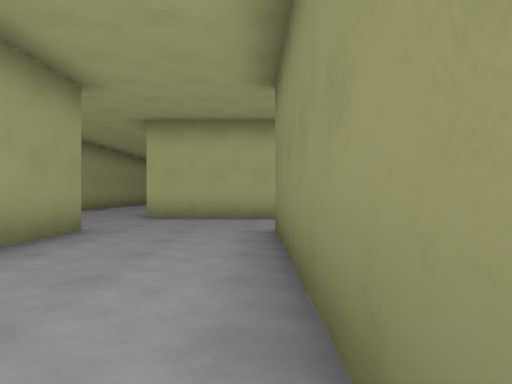
view 1 (above)

24 first-person views from a walk through a Godot game level. The camera is 1.2 m above the floor, looks level and sees 70° across. The floor is counted in squares, 2 m on a side. Each view is taken from the middle of a square. On the plan, view 1 faces up. The plan holds only what a view shows up to about 10 squares ahead; the rest is blank. The place goes on beyond the plan.

view 2
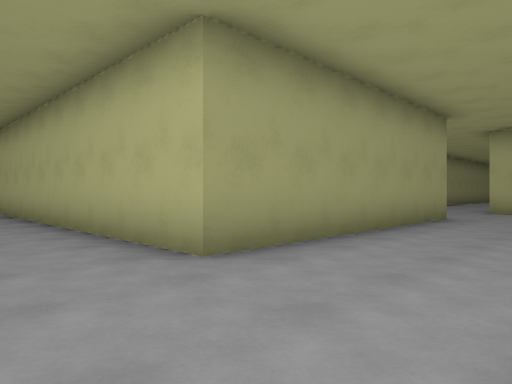

view 3
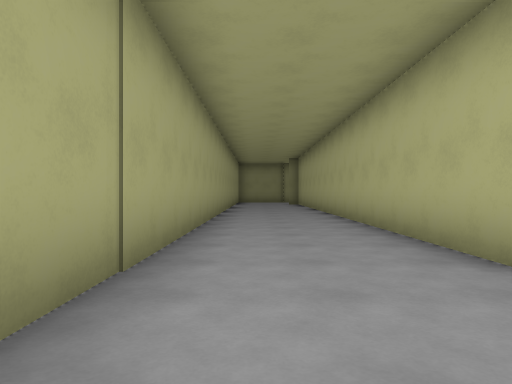

view 4
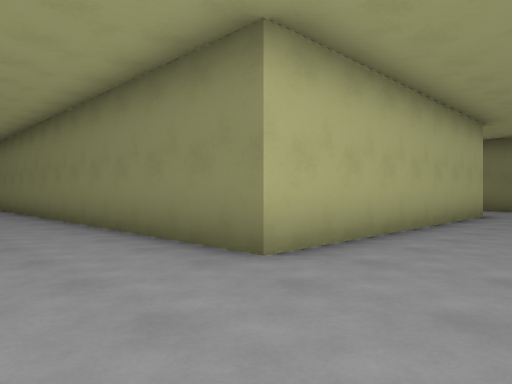

view 5
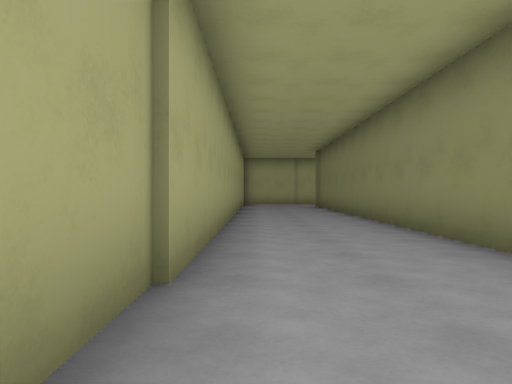

view 6
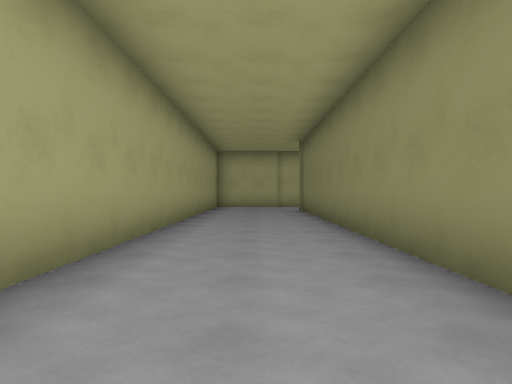

view 7
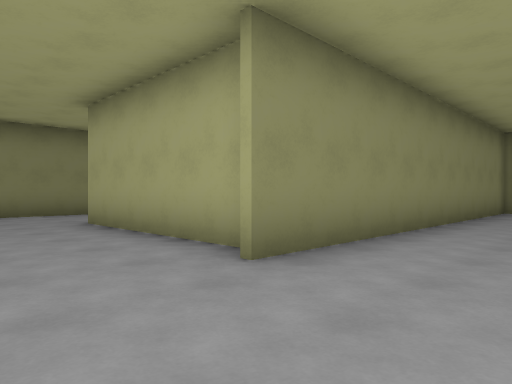

view 8
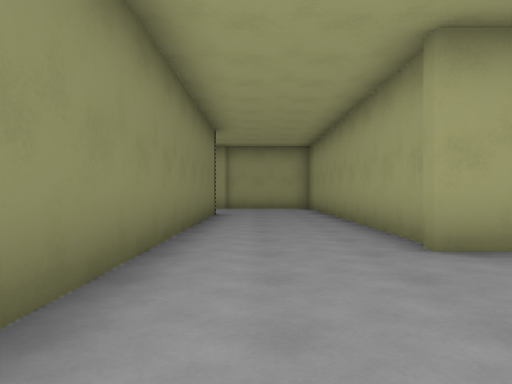

view 9
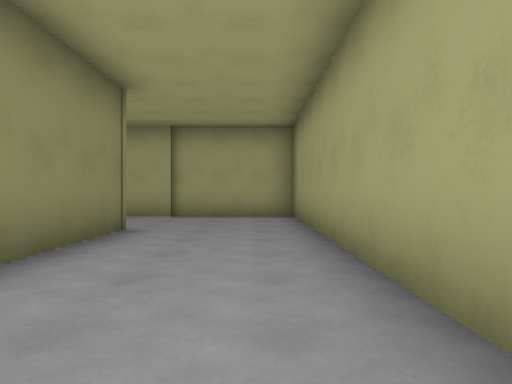

view 10
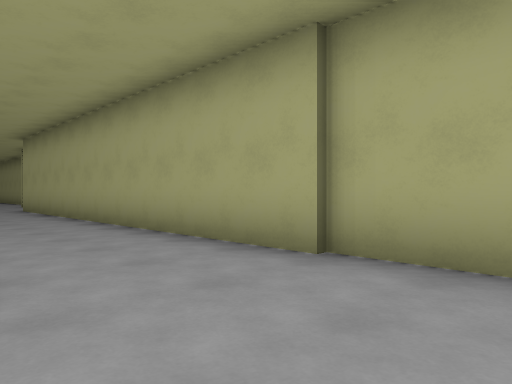

view 11
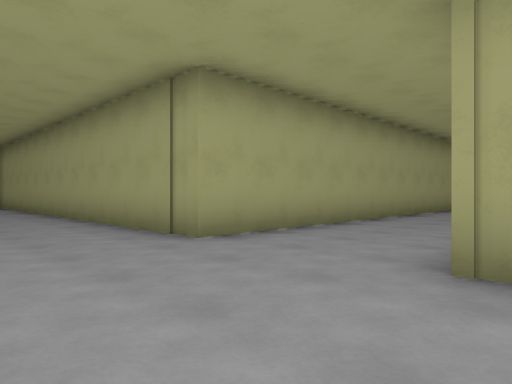

view 12
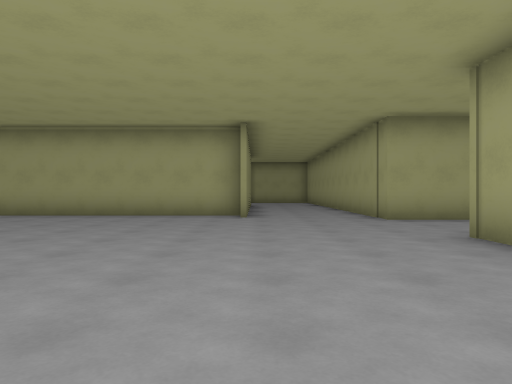

view 13
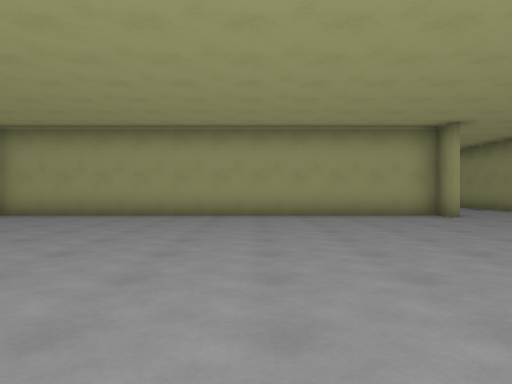

view 14
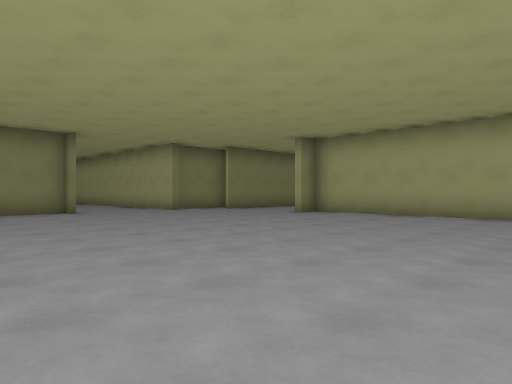

view 15
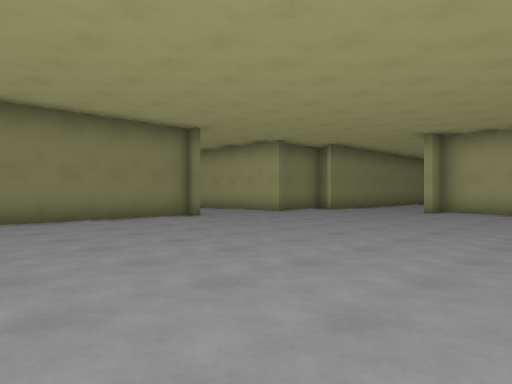

view 16
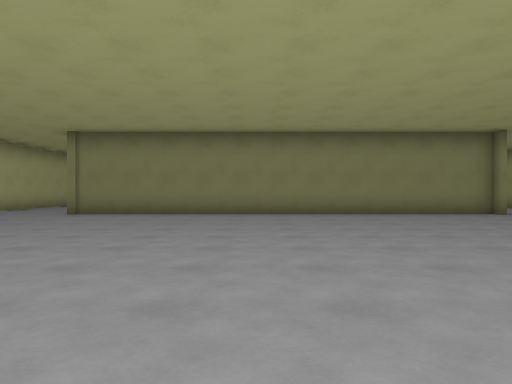

view 17
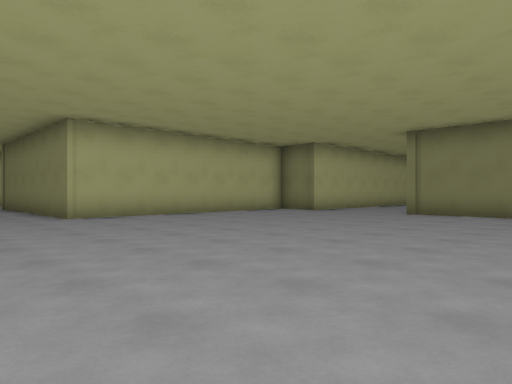

view 18
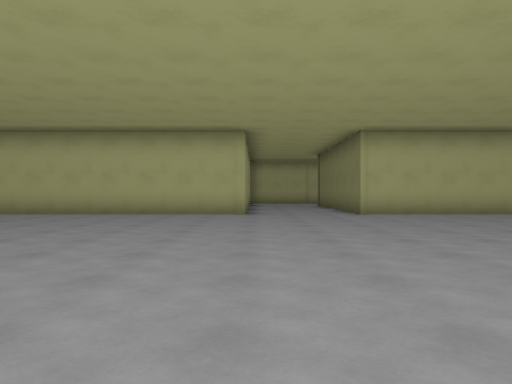

view 19
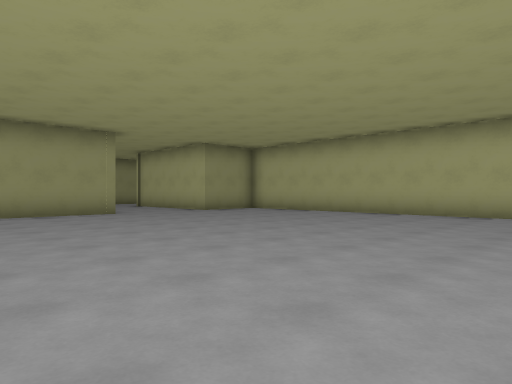

view 20
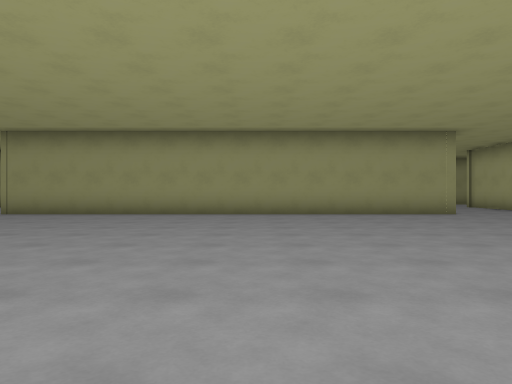

view 21
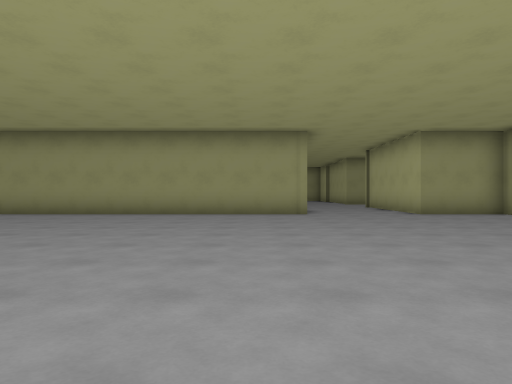

view 22
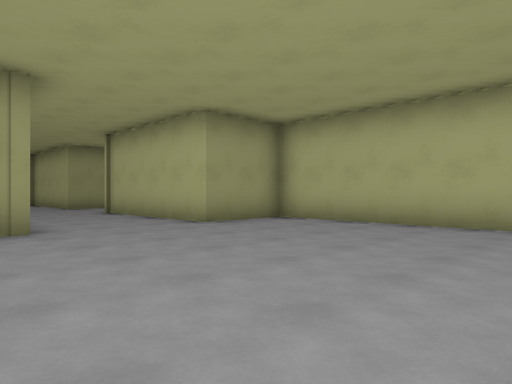

view 23
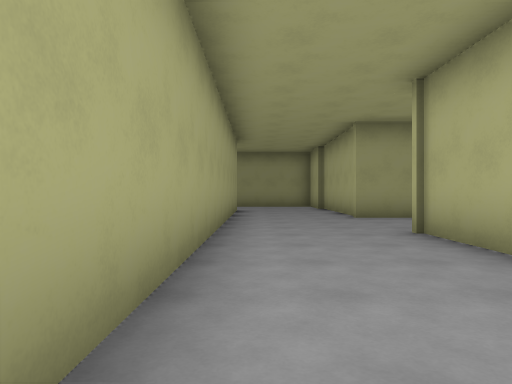

view 24
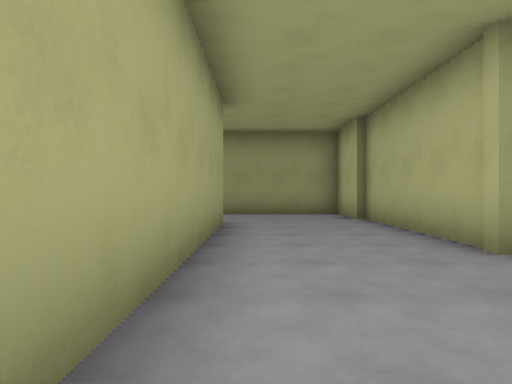

### Floor plan
Points are (right, up) in squares from view 1. A wall is a line through its corners. A room is listed if a view was taken in it or the views show most of it. See-through windows are left out.
Room 1 (views 1, 2, 3, 4, 5, 6, 7, 9, 10)
walls: (0.9, 5.3) (5.1, 5.3) (5.1, -3.9) (19.1, -3.9); (-2.7, 5.9) (-2.7, -0.9) (-10.5, -0.9); (5.2, 8.4) (-2.5, 8.4) (-2.5, 18.9); (0.3, -3.9) (0.3, 5.8); (8.1, -0.9) (8.1, 7.5); (-10, -3.9) (-1.4, -3.9); (-5.7, 19) (-5.7, 6.9)
ways out: opening at (6, 7.3) to room 2; opening at (19, -2.5) to room 2
Room 2 (views 8, 11, 12, 13, 14, 15, 16, 17, 18, 19, 20, 21, 22, 23, 24)
walls: (27.8, 16.7) (19.1, 16.7) (19.1, 14.4) (14.5, 14.4); (22.4, -4.5) (22.4, -5.3) (33.6, -5.3); (19.1, -3.9) (19.1, -8.5); (37.9, 0.5) (37.9, 12.1); (34.9, 16.7) (30.8, 16.7) (30.8, 19.4); (11.5, 15.6) (11.5, 14.4) (6.9, 14.4); (8, 11.4) (19.1, 11.4) (19.1, -0.9); (7, 14.2) (5.1, 14.2) (5.1, 11.1)
ways out: opening at (6, 7.3) to room 1; opening at (19, -2.5) to room 1

Positions as (right, up) in squares from view 1, and headings:
1: (0, 0), facing up
2: (0, -3), facing up-left
3: (0, -3), facing left
4: (-5, 6), facing up-right
5: (-5, 6), facing up
6: (-4, 9), facing up
7: (-2, 8), facing down-right
8: (7, 9), facing down
9: (6, 5), facing down
10: (6, -1), facing down-right
11: (22, 0), facing down-left
12: (22, 4), facing down
13: (27, 4), facing down
14: (27, 4), facing down-right
15: (30, 6), facing down-right
16: (28, 7), facing right
17: (28, 8), facing up-right
18: (28, 7), facing up
19: (29, 7), facing up-left
20: (29, 6), facing left
21: (29, 10), facing left
22: (25, 10), facing up-left
23: (20, 12), facing left
24: (15, 12), facing left
